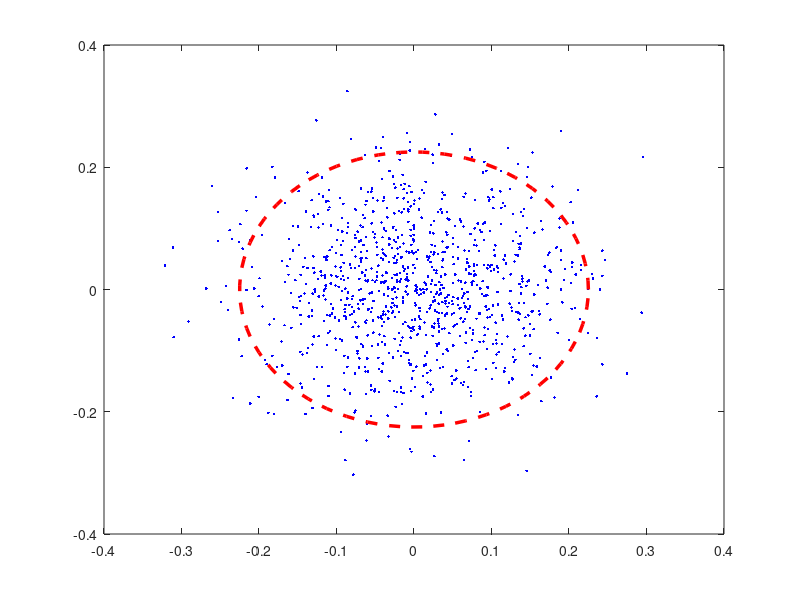

Recreate this plot in MATLAB.
%Author: Nathan Egan
%Assignment: EE3713 final project part 3: darts simulation
%Although not neccessary by the instructions of this project, I will be
%avoiding the use of explicit loops as much as possible, just for the
%interesting puzzles it can present
function [mean_dist, N, M] = Darts_Monte_Carlo(N,M)
    %NOTE: A lot of this code is adapted from the first Matlab assignment I did
    %to approximate pi. Since this problem is similar in structure, I decided
    %to recycle my own code

    if (~exist('N','var') || N < 0 || ~isnumeric(N) || N ~= round(N) || ~isfinite(N))
        N = 1000;
    end
    %ensure N has a proper value
    
    if (~exist('M','var') || M < 0 || ~isnumeric(M) || M ~= round(M) || ~isfinite(M))
        M = 1000;
    end
    %ensure M has a proper value

    A = normrnd(0,0.1,2*M,N);                      
    %Make cartesian coordinates where the top half of A is x values, bottom
    %half is y values.
    %Every pair of values ( A(r,c),(A(M/2 + r,c) makes a point on a
    %cartesian plane
    %changed from rand to normrnd
    
    over_half = M + 1;
    dist = A(1:M,:).^2 + (A(over_half:end, : ) ).^2;
    dist = sqrt(dist);
    mean_dist = mean(dist);
    %Store the distance of each point from dartboard center (0,0)
    
    t = linspace(0,2*pi); %to plot a circle
    %will only plot one set of N throws
    plot(A(1, : ), A(over_half, : ), 'b.', 1/2*0.45*cos(t), 1/2*0.45*sin(t), '--r', 'linewidth', 2.5);

%The following code deals with looking at the distance from the origin.
%This does not look anything like a Gaussian variable, my best guess is
%that it is an exponential variable with a lambda value of approximately
%47
%    [dist_bins, dist_centers] = hist(dist,100);
%    dist_bins = 1/(dist_centers(2) - dist_centers(1)) * 1/N * dist_bins;
%    tmp = exprnd(1/47, 1, N);
%    tmp = sort(tmp);
%    tmp_pdf = exppdf(tmp, 1/47);
%    plot(dist_centers, dist_bins, tmp, tmp_pdf);